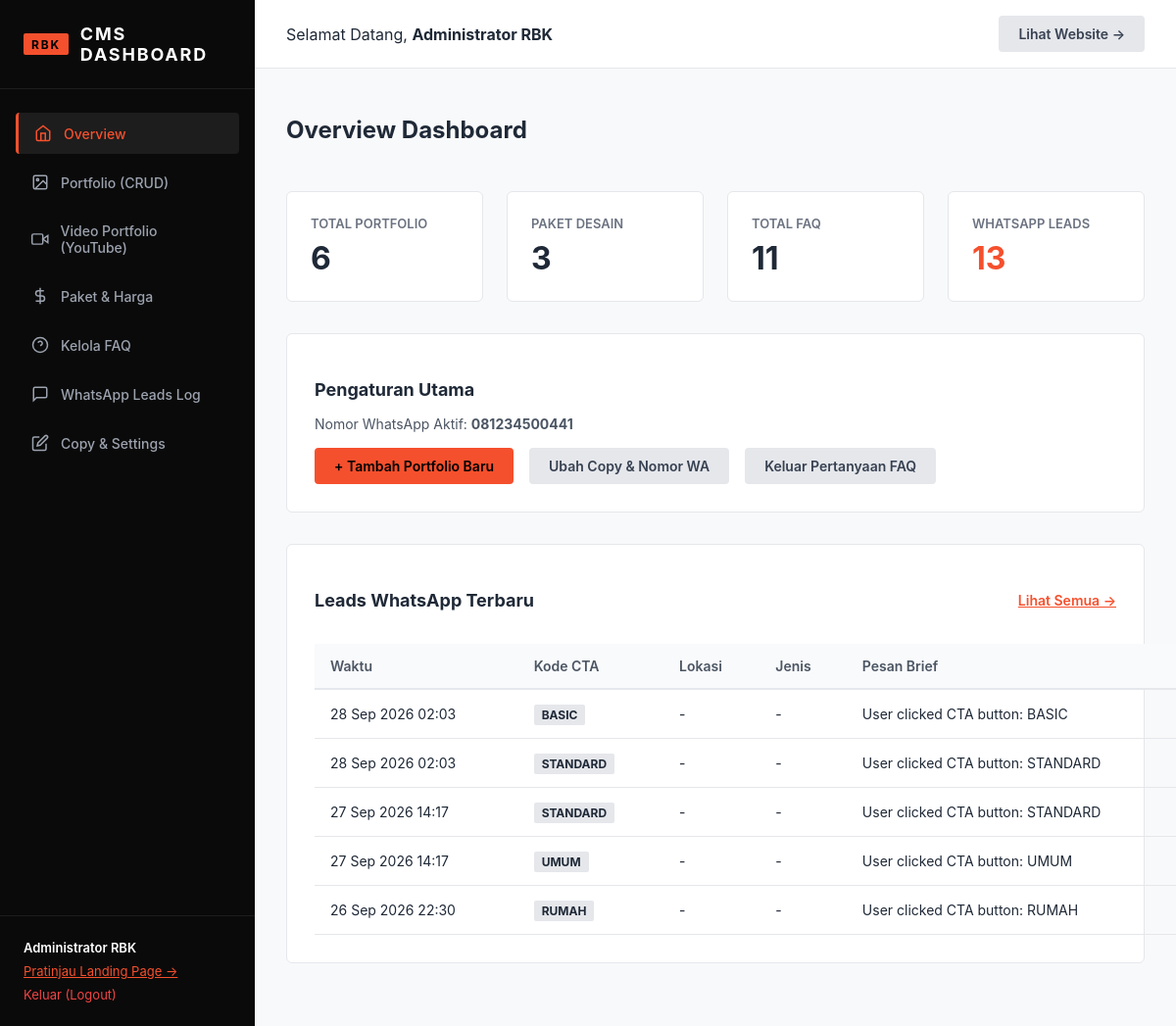
Page /admin/dashboard.php (signed in) on the committed database.
### tables this page shows
CREATE TABLE leads (
        id INTEGER PRIMARY KEY AUTOINCREMENT,
        name TEXT,
        wa_number TEXT,
        location TEXT,
        land_area TEXT,
        building_area TEXT,
        floors TEXT,
        building_type TEXT,
        style TEXT,
        budget TEXT,
        full_message TEXT,
        source_cta TEXT,
        status TEXT DEFAULT 'new',
        created_at DATETIME DEFAULT CURRENT_TIMESTAMP
    );

### config/auth.php (called while the page is built, shortened)
<?php
function e($string) {
    return htmlspecialchars($string ?? '', ENT_QUOTES, 'UTF-8');
}

### config/database.php (called while the page is built, shortened)
<?php
function getDB() {
    static $pdo = null;
    if ($pdo === null) {
        try {
            $pdo = new PDO('sqlite:' . DB_PATH);
            $pdo->setAttribute(PDO::ATTR_ERRMODE, PDO::ERRMODE_EXCEPTION);
            $pdo->setAttribute(PDO::ATTR_DEFAULT_FETCH_MODE, PDO::FETCH_ASSOC);
            $pdo->exec("PRAGMA foreign_keys = ON;");
        } catch (PDOException $e) {
            die("Database connection failed: " . $e->getMessage());
        }
    }
    return $pdo;
}
function getSettings() {
    $db = getDB();
    $rows = $db->query("SELECT setting_key, setting_value FROM settings")->fetchAll();
    $settings = [];
    foreach ($rows as $row) {
        $settings[$row['setting_key']] = $row['setting_value'];
    }
    return $settings;
}

### admin/dashboard.php (the view, shortened to what this page needs)
<?php
require_once __DIR__ . '/../config/database.php';
require_once __DIR__ . '/../config/auth.php';
$db = getDB();
$totalPortfolio = $db->query("SELECT COUNT(*) FROM portfolio")->fetchColumn();
$totalPackages = $db->query("SELECT COUNT(*) FROM pricing_packages")->fetchColumn();
$totalFaqs = $db->query("SELECT COUNT(*) FROM faqs")->fetchColumn();
$totalLeads = $db->query("SELECT COUNT(*) FROM leads")->fetchColumn();
$recentLeads = $db->query("SELECT * FROM leads ORDER BY created_at DESC LIMIT 5")->fetchAll();
$settings = getSettings();
?>
<!DOCTYPE html>
<html lang="id">
<head>
  <link rel="stylesheet" href="/assets/css/admin.css">
</head>
<body class="admin-body">
  <?php include __DIR__ . '/sidebar.php'; ?>
  <div class="admin-main">
    <div class="admin-topbar">
      <div>Selamat Datang, <strong><?= e($_SESSION['admin_user']['name']); ?></strong></div>
      <div>
        <a href="/" target="_blank" class="btn-admin btn-admin-secondary">Lihat Website &rarr;</a>
      </div>
    </div>
    <div class="admin-content">
      <div class="page-header">
        <h1 class="page-title">Overview Dashboard</h1>
      </div>
      <div class="stats-grid">
        <div class="stat-card">
          <div class="stat-label">Total Portfolio</div>
          <div class="stat-value"><?= $totalPortfolio; ?></div>
        </div>
        <div class="stat-card">
          <div class="stat-label">Paket Desain</div>
          <div class="stat-value"><?= $totalPackages; ?></div>
        </div>
        <div class="stat-card">
          <div class="stat-label">Total FAQ</div>
          <div class="stat-value"><?= $totalFaqs; ?></div>
        </div>
        <div class="stat-card">
          <div class="stat-label">WhatsApp Leads</div>
          <div class="stat-value" style="color: var(--admin-primary);"><?= $totalLeads; ?></div>
        </div>
      </div>
      <div class="card">
        <h3 style="font-size: 1.125rem; font-weight: 700; margin-bottom: 1rem;">Pengaturan Utama</h3>
        <p style="font-size: 0.875rem; color: #4B5563; margin-bottom: 1rem;">
          Nomor WhatsApp Aktif: <strong><?= e($settings['wa_number'] ?? '081234500441'); ?></strong>
        </p>
        <div style="display: flex; gap: 1rem; flex-wrap: wrap;">
          <a href="/admin/portfolio.php?action=create" class="btn-admin btn-admin-primary">+ Tambah Portfolio Baru</a>
          <a href="/admin/content.php" class="btn-admin btn-admin-secondary">Ubah Copy & Nomor WA</a>
          <a href="/admin/faq.php" class="btn-admin btn-admin-secondary">Keluar Pertanyaan FAQ</a>
        </div>
      </div>
      <div class="card">
        <div style="display: flex; align-items: center; justify-content: space-between; margin-bottom: 1rem;">
          <h3 style="font-size: 1.125rem; font-weight: 700;">Leads WhatsApp Terbaru</h3>
          <a href="/admin/leads.php" style="font-size: 0.875rem; color: var(--admin-primary); font-weight: 600;">Lihat Semua &rarr;</a>
        </div>
        <?php if (empty($recentLeads)): ?>
          <p style="color: var(--admin-muted); font-size: 0.875rem;">Belum ada leads tersimpan. Leads akan muncul otomatis ketika pengunjung mengisi form brief atau mengklik CTA WhatsApp.</p>
        <?php else: ?>
          <table class="admin-table">
            <thead>
              <tr>
                <th>Waktu</th>
                <th>Kode CTA</th>
                <th>Lokasi</th>
                <th>Jenis</th>
                <th>Pesan Brief</th>
              </tr>
            </thead>
            <tbody>
              <?php foreach ($recentLeads as $lead): ?>
                <tr>
                  <td><?= date('d M Y H:i', strtotime($lead['created_at'])); ?></td>
                  <td><span style="background: #E5E7EB; padding: 0.2rem 0.5rem; font-size: 0.75rem; font-weight: 700; border-radius: 2px;"><?= e($lead['source_cta'] ?? 'UMUM'); ?></span></td>
                  <td><?= e($lead['location'] ?? '-'); ?></td>
                  <td><?= e($lead['building_type'] ?? '-'); ?></td>
                  <td style="max-width: 300px; overflow: hidden; text-overflow: ellipsis; white-space: nowrap;"><?= e($lead['full_message'] ?? '-'); ?></td>
                </tr>
              <?php endforeach; ?>
            </tbody>
          </table>
        <?php endif; ?>
      </div>
    </div>
  </div>
</body>
</html>

### admin/sidebar.php
<?php
$currentPage = basename($_SERVER['PHP_SELF']);
?>
<div class="admin-sidebar">
  <div class="sidebar-header">
    <span class="sidebar-badge">RBK</span>
    <span>CMS DASHBOARD</span>
  </div>
  <nav class="sidebar-nav">
    <a href="/admin/dashboard.php" class="sidebar-link <?= $currentPage == 'dashboard.php' ? 'active' : ''; ?>">
      <svg width="18" height="18" viewBox="0 0 24 24" fill="none" stroke="currentColor" stroke-width="2"><path d="M3 9l9-7 9 7v11a2 2 0 0 1-2 2H5a2 2 0 0 1-2-2z"/><polyline points="9 22 9 12 15 12 15 22"/></svg>
      Overview
    </a>
    <a href="/admin/portfolio.php" class="sidebar-link <?= $currentPage == 'portfolio.php' ? 'active' : ''; ?>">
      <svg width="18" height="18" viewBox="0 0 24 24" fill="none" stroke="currentColor" stroke-width="2"><rect x="3" y="3" width="18" height="18" rx="2"/><circle cx="8.5" cy="8.5" r="1.5"/><polyline points="21 15 16 10 5 21"/></svg>
      Portfolio (CRUD)
    </a>
    <a href="/admin/videos.php" class="sidebar-link <?= $currentPage == 'videos.php' ? 'active' : ''; ?>">
      <svg width="18" height="18" viewBox="0 0 24 24" fill="none" stroke="currentColor" stroke-width="2"><path d="M23 7l-7 5 7 5V7z"/><rect x="1" y="5" width="15" height="14" rx="2" ry="2"/></svg>
      Video Portfolio (YouTube)
    </a>
    <a href="/admin/pricing.php" class="sidebar-link <?= $currentPage == 'pricing.php' ? 'active' : ''; ?>">
      <svg width="18" height="18" viewBox="0 0 24 24" fill="none" stroke="currentColor" stroke-width="2"><line x1="12" y1="1" x2="12" y2="23"/><path d="M17 5H9.5a3.5 3.5 0 0 0 0 7h5a3.5 3.5 0 0 1 0 7H6"/></svg>
      Paket & Harga
    </a>
    <a href="/admin/faq.php" class="sidebar-link <?= $currentPage == 'faq.php' ? 'active' : ''; ?>">
      <svg width="18" height="18" viewBox="0 0 24 24" fill="none" stroke="currentColor" stroke-width="2"><circle cx="12" cy="12" r="10"/><path d="M9.09 9a3 3 0 0 1 5.83 1c0 2-3 3-3 3"/><line x1="12" y1="17" x2="12.01" y2="17"/></svg>
      Kelola FAQ
    </a>
    <a href="/admin/leads.php" class="sidebar-link <?= $currentPage == 'leads.php' ? 'active' : ''; ?>">
      <svg width="18" height="18" viewBox="0 0 24 24" fill="none" stroke="currentColor" stroke-width="2"><path d="M21 15a2 2 0 0 1-2 2H7l-4 4V5a2 2 0 0 1 2-2h14a2 2 0 0 1 2 2z"/></svg>
      WhatsApp Leads Log
    </a>
    <a href="/admin/content.php" class="sidebar-link <?= $currentPage == 'content.php' ? 'active' : ''; ?>">
      <svg width="18" height="18" viewBox="0 0 24 24" fill="none" stroke="currentColor" stroke-width="2"><path d="M11 4H4a2 2 0 0 0-2 2v14a2 2 0 0 0 2 2h14a2 2 0 0 0 2-2v-7"/><path d="M18.5 2.5a2.121 2.121 0 0 1 3 3L12 15l-4 1 1-4 9.5-9.5z"/></svg>
      Copy & Settings
    </a>
  </nav>
  <div class="sidebar-footer">
    <div style="margin-bottom: 0.5rem; color: #FFF; font-weight: 600;"><?= e($_SESSION['admin_user']['name'] ?? 'Admin'); ?></div>
    <a href="/" target="_blank" style="color: var(--admin-primary); text-decoration: underline; display: block; margin-bottom: 0.5rem;">Pratinjau Landing Page &rarr;</a>
    <a href="/admin/logout.php" style="color: #EF4444; text-decoration: none;">Keluar (Logout)</a>
  </div>
</div>

### assets/css/admin.css (style rules this page uses)
:root { --admin-sidebar-bg: #0A0A0A; --admin-content-bg: #F8F9FA; --admin-card-bg: #FFFFFF; --admin-border: #E5E7EB; --admin-text: #1F2937; --admin-muted: #6B7280; --admin-primary: #F5502D; --admin-primary-hover: #D83C1A; }
body.admin-body { font-family: 'Plus Jakarta Sans', -apple-system, sans-serif; background-color: var(--admin-content-bg); color: var(--admin-text); margin: 0; display: flex; min-height: 100vh; }
.admin-sidebar { width: 260px; background-color: var(--admin-sidebar-bg); color: #FFFFFF; display: flex; flex-direction: column; flex-shrink: 0; }
.sidebar-header { padding: 1.5rem; border-bottom: 1px solid rgba(255,255,255,0.08); font-weight: 700; font-size: 1.125rem; letter-spacing: 0.1em; display: flex; align-items: center; gap: 0.75rem; }
.sidebar-badge { background: var(--admin-primary); color: #000; padding: 0.2rem 0.5rem; font-size: 0.75rem; border-radius: 2px; }
.sidebar-nav { padding: 1.5rem 1rem; display: flex; flex-direction: column; gap: 0.5rem; flex-grow: 1; }
.sidebar-link { color: #9CA3AF; padding: 0.75rem 1rem; border-radius: 4px; text-decoration: none; font-size: 0.875rem; font-weight: 500; display: flex; align-items: center; gap: 0.75rem; transition: all 0.2s ease; }
.sidebar-link:hover, .sidebar-link.active { background: rgba(255, 255, 255, 0.08); color: #FFFFFF; }
.sidebar-link.active { border-left: 3px solid var(--admin-primary); color: var(--admin-primary); }
.sidebar-footer { padding: 1.5rem; border-top: 1px solid rgba(255,255,255,0.08); font-size: 0.8125rem; color: #6B7280; }
.admin-main { flex-grow: 1; display: flex; flex-direction: column; min-width: 0; overflow-x: hidden; }
.admin-topbar { background: #FFFFFF; padding: 1rem 2rem; border-bottom: 1px solid var(--admin-border); display: flex; align-items: center; justify-content: space-between; }
.admin-content { padding: 2rem; flex-grow: 1; }
.page-header { margin-bottom: 2rem; display: flex; align-items: center; justify-content: space-between; }
.page-title { font-size: 1.5rem; font-weight: 700; color: var(--admin-text); }
.stats-grid { display: grid; grid-template-columns: repeat(4, 1fr); gap: 1.5rem; margin-bottom: 2rem; }
.stat-card { background: var(--admin-card-bg); padding: 1.5rem; border-radius: 6px; border: 1px solid var(--admin-border); display: flex; flex-direction: column; }
.stat-label { font-size: 0.8125rem; color: var(--admin-muted); font-weight: 600; text-transform: uppercase; margin-bottom: 0.5rem; }
.stat-value { font-size: 2rem; font-weight: 700; color: var(--admin-text); }
.card { background: var(--admin-card-bg); border: 1px solid var(--admin-border); border-radius: 6px; padding: 1.75rem; margin-bottom: 2rem; }
.btn-admin { padding: 0.625rem 1.25rem; font-size: 0.875rem; font-weight: 600; border-radius: 4px; border: none; cursor: pointer; display: inline-flex; align-items: center; gap: 0.5rem; text-decoration: none; }
.btn-admin-primary { background: var(--admin-primary); color: #000; }
.btn-admin-secondary { background: #E5E7EB; color: #374151; }
.admin-table { width: 100%; border-collapse: collapse; font-size: 0.875rem; min-width: 900px; }
.admin-table th { background: #F9FAFB; font-weight: 600; color: #4B5563; padding: 0.875rem 1rem; text-align: left; border-bottom: 2px solid var(--admin-border); white-space: nowrap; }
.admin-table td { padding: 1rem; text-align: left; border-bottom: 1px solid var(--admin-border); vertical-align: top; }

### rows in the picture
leads: created_at "28 Sep 2026 02:03", source_cta "BASIC", location "-", building_type "-", full_message "User clicked CTA button: BASIC"
leads: created_at "28 Sep 2026 02:03", source_cta "STANDARD", location "-", building_type "-", full_message "User clicked CTA button: STANDARD"
leads: created_at "27 Sep 2026 14:17", source_cta "STANDARD", location "-", building_type "-", full_message "User clicked CTA button: STANDARD"
leads: created_at "27 Sep 2026 14:17", source_cta "UMUM", location "-", building_type "-", full_message "User clicked CTA button: UMUM"
leads: created_at "26 Sep 2026 22:30", source_cta "RUMAH", location "-", building_type "-", full_message "User clicked CTA button: RUMAH"

### other values in the picture
$_SESSION['admin_user']['name'] "Administrator RBK"
$totalPortfolio "6"
$totalPackages "3"
$totalFaqs "11"
$totalLeads "13"
$settings['wa_number'] "081234500441"
